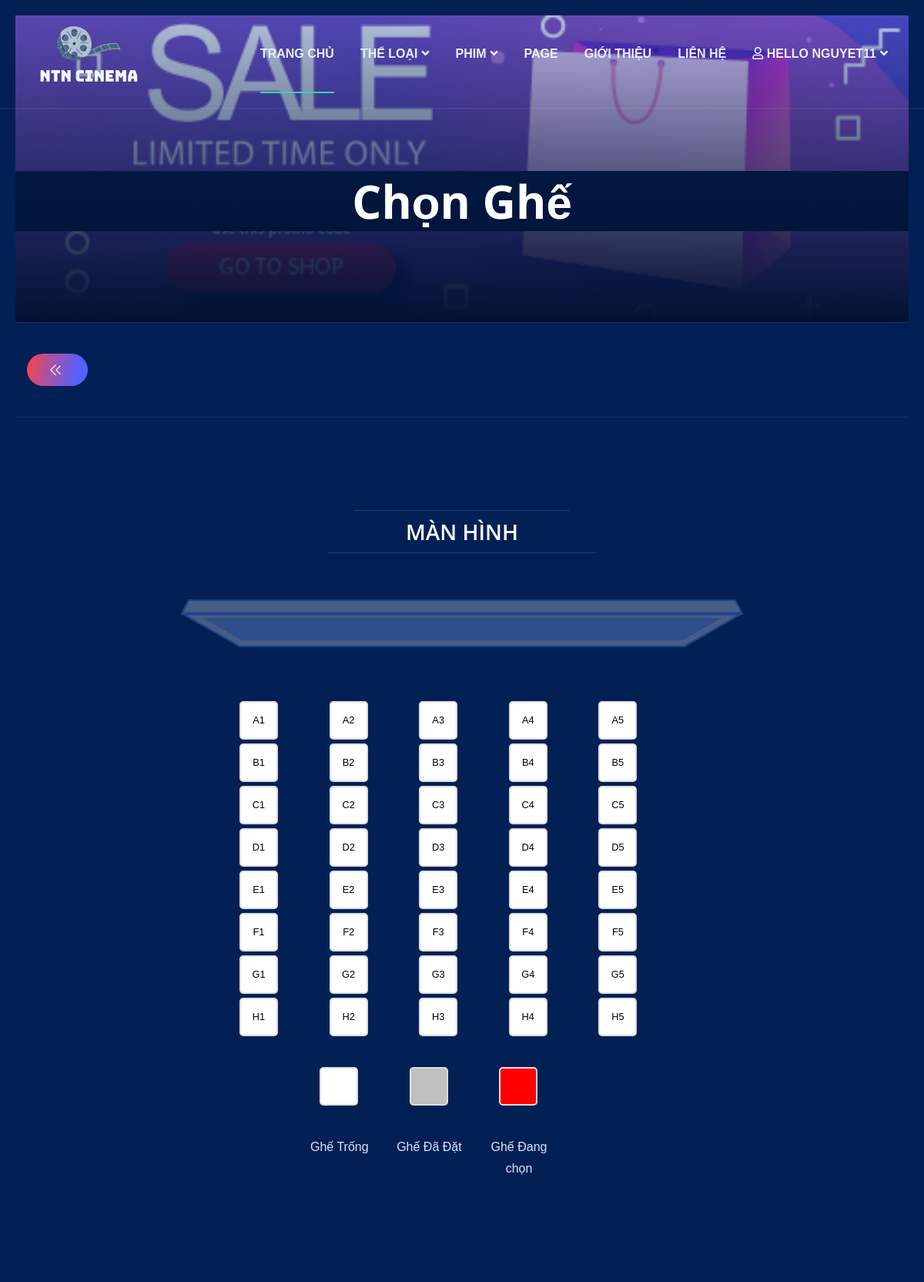
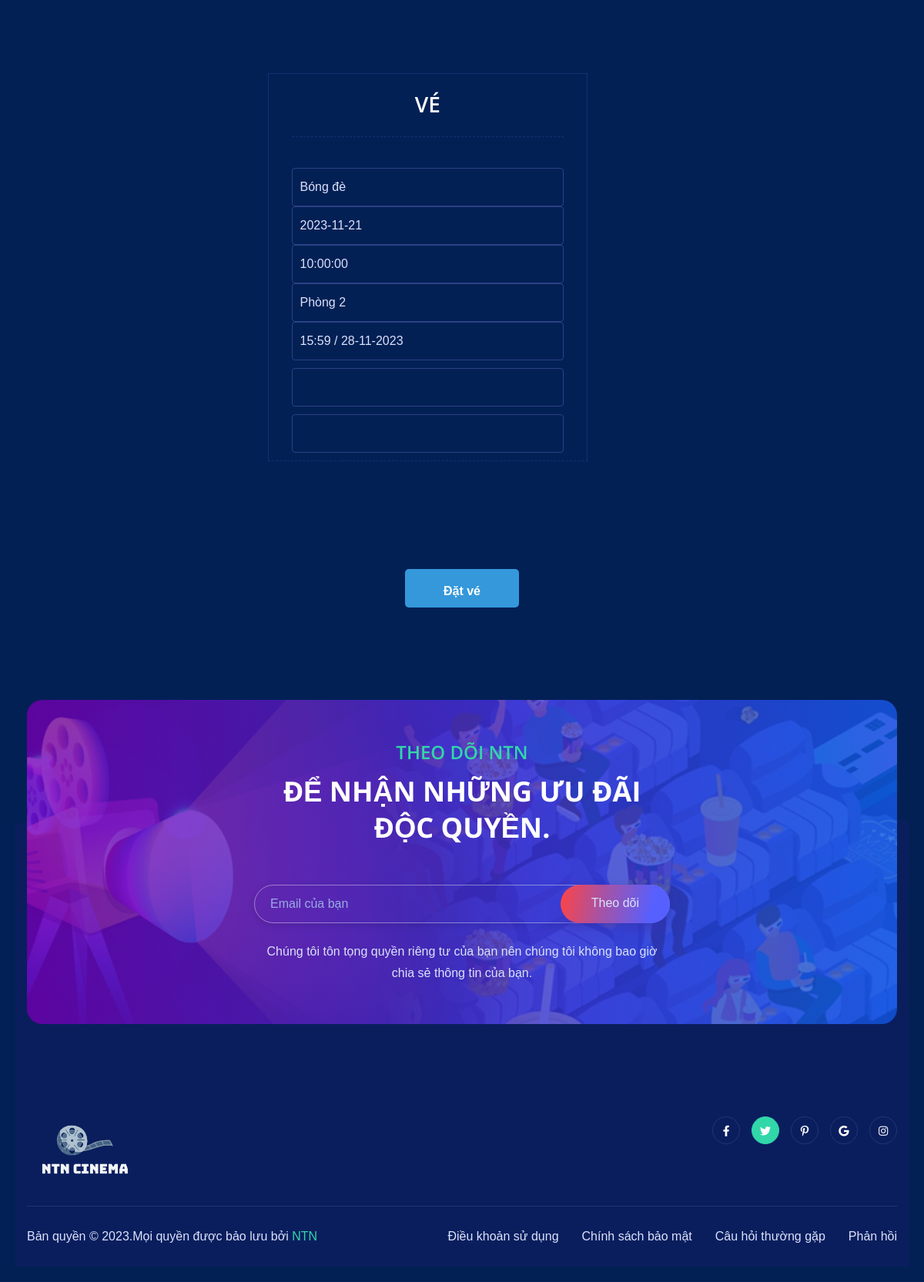
Screenshot of /user/index.php?act=phong&idphong=2&idphim=26 (signed in) with the database file from the repository (2 pictures, top to bottom).
### tables this page shows
CREATE TABLE `khung_gio_chieu` (
  `id` int(11) NOT NULL,
  `gio_chieu` time NOT NULL,
  `id_lichchieu` int(11) NOT NULL,
  `id_phong` int(11) NOT NULL
);

CREATE TABLE `phim` (
  `id` int(11) NOT NULL,
  `name` varchar(255) NOT NULL,
  `traller` varchar(255) NOT NULL,
  `avatar` varchar(255) NOT NULL,
  `mota` text NOT NULL,
  `thoi_luong` varchar(255) NOT NULL,
  `idtl` int(11) NOT NULL,
  `ngaychieu` date NOT NULL,
  `status` varchar(100) NOT NULL
);

CREATE TABLE `lich_chieu` (
  `id` int(11) NOT NULL,
  `idphim` int(11) NOT NULL,
  `ngay_chieu` date NOT NULL,
  `trang_thai` tinyint(3) NOT NULL
);

CREATE TABLE `phong_chieu` (
  `id` int(11) NOT NULL,
  `ten_phong` varchar(255) NOT NULL
);

### admin/models/pdo.php (called while the page is built, shortened)
<?php
function pdo_get_connection(){
    $dburl = "mysql:host=localhost;dbname=duan11;charset=utf8";
    $username = 'root';
    $password = '';
    $conn = new PDO($dburl, $username, $password);
    $conn->setAttribute(PDO::ATTR_ERRMODE, PDO::ERRMODE_EXCEPTION);
    return $conn;
}
function pdo_query($sql){
    $sql_args = array_slice(func_get_args(), 1);
    try{
        $conn = pdo_get_connection();
        $stmt = $conn->prepare($sql);
        $stmt->execute($sql_args);
        $rows = $stmt->fetchAll();
        return $rows;
    }
    catch(PDOException $e){
        throw $e;
    }
    finally{
        unset($conn);
    }
}

### admin/models/lichchieu.php (called while the page is built, shortened)
<?php
        function ve($idphim,$idphong){
            $sql="SELECT lich_chieu.ngay_chieu,phim.name,khung_gio_chieu.gio_chieu,phong_chieu.ten_phong from khung_gio_chieu
            join lich_chieu on khung_gio_chieu.id_lichchieu=lich_chieu.id
            join phim on lich_chieu.idphim=phim.id
            join phong_chieu on phong_chieu.id=khung_gio_chieu.id_phong where phim.id=".$idphim." and phong_chieu.id=".$idphong;
            return pdo_query($sql);
        }
?>

### user/view/ghe.php (the view, shortened to what this page needs)
<?php
$tenServer = "localhost";
$tenDangNhap = "root";
$matKhau = "";
$tenCSDL = "duan11";
$conn = new mysqli($tenServer, $tenDangNhap, $matKhau, $tenCSDL);
$truyVan = "SELECT * FROM ghe";
$ketQua = $conn->query($truyVan);
$trangThaiGhe = [];
if ($ketQua->num_rows > 0) {
    while ($dong = $ketQua->fetch_assoc()) {
        $trangThaiGhe[$dong['ten_ghe']] = [
            'trang_thai' => $dong['trang_thai'],
            'gia' => $dong['gia']
        ];
    }
}
$soDoGhe = [
    ['A1', 'A2', 'A3', 'A4', 'A5'],
    ['B1', 'B2', 'B3', 'B4', 'B5'],
    ['C1', 'C2', 'C3', 'C4', 'C5'],
    ['D1', 'D2', 'D3', 'D4', 'D5'],
    ['E1', 'E2', 'E3', 'E4', 'E5'],
    ['F1', 'F2', 'F3', 'F4', 'F5'],
    ['G1', 'G2', 'G3', 'G4', 'G5'],
    ['H1', 'H2', 'H3', 'H4', 'H5']
];
?>
<!DOCTYPE html>
<html lang="vi">
<head>
<body class="bg-one">
    <section class="details-banner hero-area bg_img seat-plan-banner" data-background="assets/images/banner/banner04.jpg">
        <div class="container bg-one">
            <div class="details-banner-wrapper">
                <div class="details-banner-content style-two">
                    <h4 class="title" >Chọn ghế </h4>
                </div>
            </div>
        </div>
    </section>
    <section class="page-title bg-one">
        <div class="container  bg-one" >
            <div class="page-title-area">
                <div class="item md-order-1">
                    <a href="" class="custom-button back-button">
                        <i class="flaticon-double-right-arrows-angles"></i>
                    </a>
                </div>
            </div>
        </div>
    </section>
    <div class="seat-plan-section padding-bottom padding-top">
        <div class="container  bg-one">
            <div class="screen-area">
                <h4 class="screen">Màn hình</h4>
                <div class="screen-thumb">
                    <img src="assets/images/movie/screen-thumb.png" alt="movie">
                </div>
                    <div class="seat-container">
                        <?php
                            foreach ($soDoGhe as $row) {
                                foreach ($row as $tenGhe) {
                                    $trangThai = $trangThaiGhe[$tenGhe]['trang_thai'];
                                    $gia = $trangThaiGhe[$tenGhe]['gia'];
                                    $seatClass = ($trangThai == 'trong') ? 'seat' : 'seat occupied';
                                    echo '<div class="' . $seatClass . '" data-seat="' . $tenGhe . '" data-price="' . $gia . '">' . $tenGhe . '</div>';
                                }
                            }
                        ?>
                    </div>
                    <div class="seat-container ml-40">
                        <div class="seat trong"></div>
                        <div class="seat occupied"></div>
                        <div class="seat chon"></div>
                    </div>
                    <div class="seat-container ml-30">
                        <div class="">Ghế Trống</div>
                        <div class="">Ghế Đã Đặt</div>
                        <div class="">Ghế Đang chọn</div>
                    </div>
                    <br>
            <div class="movie-facility padding-bottom padding-top">
                <form action="" method="post">
                    <div class="container col-lg-6 mt-50">
                        <div class="col-lg-10 ">
                            <div class="booking-summery bg-one">
                                <h4 class="title">Vé</h4>
                                <form action="" method="post">
                                    <?php foreach ($ve as $vee) ?>
                                        <?php extract($vee) ?>
                                        <input type="text" value="<?=$name?> ">
                                        <input type="text" value="<?=$ngay_chieu?>">
                                        <input type="text" value="<?=$gio_chieu?>">
                                        <input type="text" value="<?=$ten_phong?>">
                                        <input type="text" value="<?php
                                        echo  date('H:i / d-m-Y');?>">
                                        <input type="text" id="selected-seats" value="">
                                        <input type="text" id="total-price" value="">
                                </form>
                            </div>
                        </div>
                    </div>
                </form>
            </div>
    </div>
                    <a href="index.php?act=datve"><input type="submit" value="Đặt vé"></a>
            </div>
        </div>
</body>
</html>

### user/view/ghe.php (style rules this page uses)
body { font-family: Arial, sans-serif; background-color: #f4f4f4; text-align: center; margin: 20px; }
.seat-container { width: 60%; margin: 20px auto; display: grid; grid-template-columns: repeat(5, 1fr); gap: 5px; padding: 10px 50px; }
.seat { width: 50px; height: 50px; border: 2px solid #ddd; background-color: #fff; display: flex; justify-content: center; align-items: center; cursor: pointer; color:black; font-size: 0.8em; border-radius: 5px; transition: background-color 0.3s ease; }
.seat.occupied { background-color: #c0c0c0; cursor: not-allowed; }
.seat.trong { background-color: white; color: #fff; }
.seat.chon { background-color: red; color: #fff; }
input[type="submit"] { margin-top: 20px; padding: 20px 50px; background-color: #3498db; color: white; border: none; border-radius: 5px; cursor: pointer; }
#selected-seats { margin-top: 10px; font-size: 1.2em; color: #ff0000; }
#total-price { margin-top: 10px; font-size: 1.3em; font-weight: bold; color: #ff0000; }
.mt-50 { margin-top:50px; }
.ml-30 { margin-left:300px; }
.ml-40 { margin-left:330px; }

### rows the page displays
khung_gio_chieu: name "Bóng đè", ngay_chieu "2023-11-21", gio_chieu "10:00:00", ten_phong "Phòng 2"

### other values shown
$user "NGUYET11"
$tenGhe "A1"
$tenGhe "A2"
$tenGhe "A3"
$tenGhe "A4"
$tenGhe "A5"
$tenGhe "B1"
$tenGhe "B2"
$tenGhe "B3"
$tenGhe "B4"
$tenGhe "B5"
$tenGhe "C1"
$tenGhe "C2"
$tenGhe "C3"
$tenGhe "C4"
